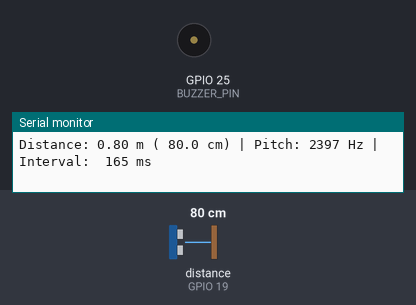
Bench run of a program on a simulated ESP32. Shown: buzzer (waves = sounding), the last lines printed to the serial monitor. Wiring (inferred from the names in the program): ultrasonic range finder: trigger GPIO 18; echo GPIO 19. Inputs (shaded band) come from the test bench; at power-on: distance to the obstacle (sensor on GPIO 19) 80 cm. The echo pulse lasts 58.3 µs per cm.

Above: at 1.7 s.
1.8 s: distance to the obstacle (sensor on GPIO 19) set to 9 cm
At 1.99 s:
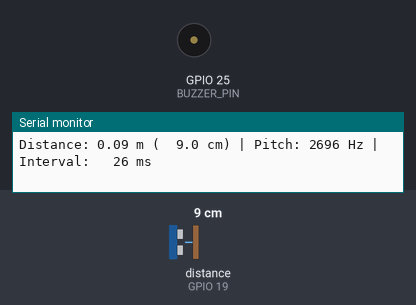
4.8 s: distance to the obstacle (sensor on GPIO 19) set to 6 cm
6.7 s: distance to the obstacle (sensor on GPIO 19) set to 18 cm
At 6.9 s:
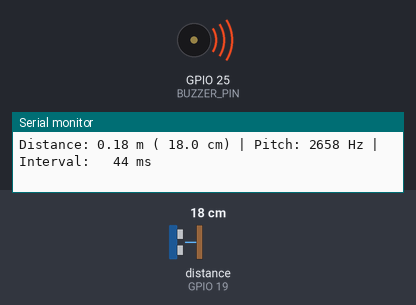
9.7 s: distance to the obstacle (sensor on GPIO 19) set to 2 cm
11.2 s: distance to the obstacle (sensor on GPIO 19) set to 35 cm
At 11.42 s:
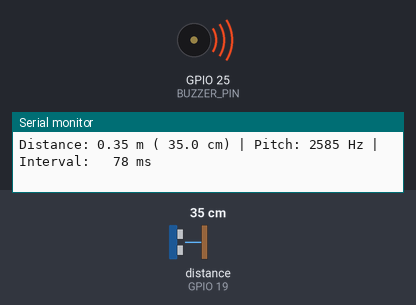
Timing chart, 0 to 15.2 s (numbered marks = the images above; inputs shaded):
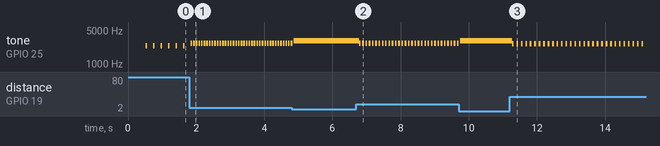

The program:

main.cpp
```cpp
#include <Arduino.h>
#include <esp_arduino_version.h>

// ============================================================================
// PIN DEFINITIONS
// ============================================================================
#define BUZZER_PIN    25   // Hardware PWM on GPIO 25 (via BJT)
#define TRIG_PIN      18   // HC-SR04 TRIG on GPIO 18
#define ECHO_PIN      19   // HC-SR04 ECHO on GPIO 19 (via voltage divider)

// Maximum range setting (5 meters = 500 cm)
const float MAX_DISTANCE_CM = 500.0;
const float MIN_DISTANCE_CM = 8.0;

// ============================================================================
// HARDWARE PWM (LEDC) FUNCTIONS
// ============================================================================
#if defined(ESP_ARDUINO_VERSION_MAJOR) && (ESP_ARDUINO_VERSION_MAJOR >= 3)
  // Modern ESP32 Core 3.x+ API
  void buzzerInit() {
    ledcAttach(BUZZER_PIN, 1000, 8); // 8-bit resolution
  }

  void buzzerTone(uint32_t freq) {
    if (freq == 0) {
      ledcWrite(BUZZER_PIN, 0);
    } else {
      ledcWriteTone(BUZZER_PIN, freq);
    }
  }

  void buzzerStop() {
    ledcWrite(BUZZER_PIN, 0);
  }
#else
  // Legacy ESP32 Core 2.x API
  #define PWM_CHANNEL    0
  #define PWM_RESOLUTION 8

  void buzzerInit() {
    ledcSetup(PWM_CHANNEL, 1000, PWM_RESOLUTION);
    ledcAttachPin(BUZZER_PIN, PWM_CHANNEL);
  }

  void buzzerTone(uint32_t freq) {
    if (freq == 0) {
      ledcWrite(PWM_CHANNEL, 0);
    } else {
      ledcWriteTone(PWM_CHANNEL, freq);
    }
  }

  void buzzerStop() {
    ledcWrite(PWM_CHANNEL, 0);
  }
#endif

// ============================================================================
// ULTRASONIC SENSOR READ FUNCTION (Up to 5+ Meters)
// ============================================================================
float readDistanceCM() {
  // Clear trigger pin
  digitalWrite(TRIG_PIN, LOW);
  delayMicroseconds(2);

  // Send 10 microsecond pulse to trigger ultrasonic burst
  digitalWrite(TRIG_PIN, HIGH);
  delayMicroseconds(10);
  digitalWrite(TRIG_PIN, LOW);

  // 35,000 µs timeout allows detecting obstacles up to ~6.0 meters
  long durationUs = pulseIn(ECHO_PIN, HIGH, 35000);

  if (durationUs == 0) {
    return -1.0; // Out of range or no echo detected
  }

  // Distance in cm = (duration / 2) * speed of sound (0.0343 cm/µs)
  return (durationUs * 0.0343) / 2.0;
}

void setup() {
  Serial.begin(115200);
  delay(500);
  Serial.println("\n=======================================================");
  Serial.println(" ESP32 Proximity Radar Alarm (0.08m to 5.0m Range)     ");
  Serial.println(" TRIG: GPIO 18 | ECHO: GPIO 19 | BUZZER: GPIO 25      ");
  Serial.println("=======================================================");

  pinMode(TRIG_PIN, OUTPUT);
  pinMode(ECHO_PIN, INPUT);

  // Initialize hardware PWM on buzzer
  buzzerInit();
  buzzerStop();
}

void loop() {
  float distanceCm = readDistanceCM();

  if (distanceCm < 0 || distanceCm > MAX_DISTANCE_CM) {
    // Beyond 5 meters / No obstacle detected:
    // Slow beacon pulse at 500 Hz every 1.5 seconds
    Serial.println("Distance: > 5.00 m (Out of Range / Clear)");
    buzzerTone(500);
    delay(40);
    buzzerStop();
    delay(1500);
  }
  else if (distanceCm <= MIN_DISTANCE_CM) {
    // Critical proximity (< 8 cm): Continuous solid 3000 Hz screeching alarm!
    float distanceM = distanceCm / 100.0;
    Serial.printf("Distance: %.2f m (%.1f cm) -> [CRITICAL DANGER: SOLID ALARM]\n", distanceM, distanceCm);

    buzzerTone(3000); // Continuous tone
    delay(100);
  }
  else {
    // Across the entire 8 cm to 500 cm (0.08m to 5.0m) range:
    // As the object gets closer:
    // 1. Pitch rises smoothly: 600 Hz (at 5m) -> 2700 Hz (at 8cm)
    // 2. Beep pause shrinks: 1000 ms (at 5m) -> 25 ms (at 8cm)
    uint32_t freq = map((long)distanceCm, (long)MIN_DISTANCE_CM, (long)MAX_DISTANCE_CM, 2700, 600);
    uint32_t beepDelay = map((long)distanceCm, (long)MIN_DISTANCE_CM, (long)MAX_DISTANCE_CM, 25, 1000);

    float distanceM = distanceCm / 100.0;
    Serial.printf("Distance: %.2f m (%5.1f cm) | Pitch: %4u Hz | Interval: %4u ms\n",
                  distanceM, distanceCm, freq, beepDelay);

    // Active beep pulse
    buzzerTone(freq);
    delay(50); // 50ms active beep pulse

    // Silence pause between beeps
    buzzerStop();
    delay(beepDelay);
  }
}
```

Measured:
- after the input at 1.8 s, tone on GPIO 25 (BUZZER_PIN): alternates 2696 Hz for 0.05 s and silent for 0.03 s, starting at once
- after the input at 6.7 s, tone on GPIO 25 (BUZZER_PIN): alternates 2658 Hz for 0.05 s and silent for 0.05 s, starting after 0.08 s
- after the input at 11.2 s, tone on GPIO 25 (BUZZER_PIN): alternates 2585 Hz for 0.05 s and silent for 0.08 s, starting after 0.07 s
- by itself, tone on GPIO 25 (BUZZER_PIN): alternates 2397 Hz for 0.05 s and silent for 0.17 s
